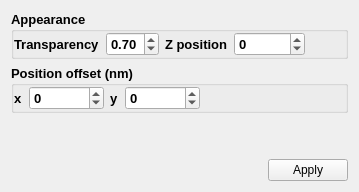
            <widget class="QWidget" name="tab_5">
             <attribute name="icon">
              <iconset resource="../resources/main_resources.qrc">
               <normaloff>:/icon/icons/landscape.png</normaloff>:/icon/icons/landscape.png</iconset>
             </attribute>
             <attribute name="title">
              <string>Display</string>
             </attribute>
             <layout class="QVBoxLayout" name="verticalLayout_12">
              <item>
               <widget class="QGroupBox" name="groupBox_confocal_display_appear">
                <property name="font">
                 <font>
                  <pointsize>10</pointsize>
                  <weight>75</weight>
                  <bold>true</bold>
                 </font>
                </property>
                <property name="title">
                 <string>Appearance</string>
                </property>
                <property name="flat">
                 <bool>true</bool>
                </property>
                <layout class="QHBoxLayout" name="horizontalLayout_3">
                 <property name="margin">
                  <number>0</number>
                 </property>
                 <item>
                  <widget class="QLabel" name="label_6">
                   <property name="text">
                    <string>Transparency</string>
                   </property>
                  </widget>
                 </item>
                 <item>
                  <widget class="QDoubleSpinBox" name="doubleSpinBox_confocal_display_appear_transparency">
                   <property name="maximum">
                    <double>1.000000000000000</double>
                   </property>
                   <property name="singleStep">
                    <double>0.100000000000000</double>
                   </property>
                   <property name="value">
                    <double>0.700000000000000</double>
                   </property>
                  </widget>
                 </item>
                 <item>
                  <widget class="QLabel" name="label_5">
                   <property name="text">
                    <string>Z position</string>
                   </property>
                  </widget>
                 </item>
                 <item>
                  <widget class="QSpinBox" name="spinBox_confocal_display_appear_zposition">
                   <property name="minimum">
                    <number>-10000</number>
                   </property>
                   <property name="maximum">
                    <number>100000</number>
                   </property>
                   <property name="singleStep">
                    <number>0</number>
                   </property>
                   <property name="value">
                    <number>0</number>
                   </property>
                  </widget>
                 </item>
                 <item>
                  <spacer name="horizontalSpacer_2">
                   <property name="orientation">
                    <enum>Qt::Horizontal</enum>
                   </property>
                   <property name="sizeHint" stdset="0">
                    <size>
                     <width>40</width>
                     <height>20</height>
                    </size>
                   </property>
                  </spacer>
                 </item>
                </layout>
               </widget>
              </item>
              <item>
               <widget class="QGroupBox" name="groupBox_confocal_display_offset">
                <property name="font">
                 <font>
                  <pointsize>10</pointsize>
                  <weight>75</weight>
                  <bold>true</bold>
                 </font>
                </property>
                <property name="title">
                 <string>Position offset (nm)</string>
                </property>
                <property name="flat">
                 <bool>true</bool>
                </property>
                <layout class="QHBoxLayout" name="horizontalLayout_17">
                 <property name="margin">
                  <number>0</number>
                 </property>
                 <item>
                  <widget class="QLabel" name="label_12">
                   <property name="text">
                    <string>x</string>
                   </property>
                  </widget>
                 </item>
                 <item>
                  <widget class="QDoubleSpinBox" name="doubleSpinBox_confocal_display_offset_x">
                   <property name="decimals">
                    <number>0</number>
                   </property>
                   <property name="minimum">
                    <double>-100000.000000000000000</double>
                   </property>
                   <property name="maximum">
                    <double>100000.000000000000000</double>
                   </property>
                   <property name="singleStep">
                    <double>10.000000000000000</double>
                   </property>
                  </widget>
                 </item>
                 <item>
                  <widget class="QLabel" name="label_13">
                   <property name="text">
                    <string>y</string>
                   </property>
                  </widget>
                 </item>
                 <item>
                  <widget class="QDoubleSpinBox" name="doubleSpinBox_confocal_display_offset_y">
                   <property name="decimals">
                    <number>0</number>
                   </property>
                   <property name="minimum">
                    <double>-100000.000000000000000</double>
                   </property>
                   <property name="maximum">
                    <double>100000.000000000000000</double>
                   </property>
                   <property name="singleStep">
                    <double>10.000000000000000</double>
                   </property>
                  </widget>
                 </item>
                 <item>
                  <spacer name="horizontalSpacer_16">
                   <property name="orientation">
                    <enum>Qt::Horizontal</enum>
                   </property>
                   <property name="sizeHint" stdset="0">
                    <size>
                     <width>40</width>
                     <height>20</height>
                    </size>
                   </property>
                  </spacer>
                 </item>
                </layout>
               </widget>
              </item>
              <item>
               <spacer name="verticalSpacer_2">
                <property name="orientation">
                 <enum>Qt::Vertical</enum>
                </property>
                <property name="sizeHint" stdset="0">
                 <size>
                  <width>20</width>
                  <height>40</height>
                 </size>
                </property>
               </spacer>
              </item>
              <item>
               <layout class="QHBoxLayout" name="horizontalLayout_5">
                <item>
                 <spacer name="horizontalSpacer_5">
                  <property name="orientation">
                   <enum>Qt::Horizontal</enum>
                  </property>
                  <property name="sizeHint" stdset="0">
                   <size>
                    <width>40</width>
                    <height>20</height>
                   </size>
                  </property>
                 </spacer>
                </item>
                <item>
                 <widget class="QPushButton" name="pushButton_apply_confocal_display">
                  <property name="text">
                   <string>Apply</string>
                  </property>
                 </widget>
                </item>
               </layout>
              </item>
             </layout>
            </widget>
